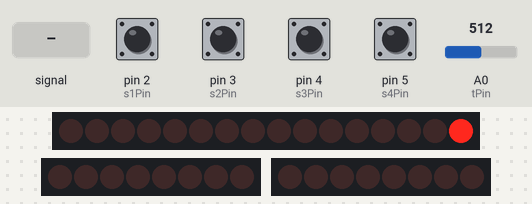
Bench run of a sketch on a simulated Arduino Uno, built with avr-gcc and run on an emulated ATmega328P. Shown: 16 shift-register outputs drawn as a row of LEDs (first output left, lit = HIGH), 2 × 8 shift-register outputs drawn as a row of LEDs (first output left, lit = HIGH). Wiring (inferred from the names in the program): 2 × shift register (74HC595): data pin 11; shift clock pin 13; latch pin 12; 2 × shift register (74HC595): data pin 10, shift clock pin 9 / data pin 8, shift clock pin 7. Wiring (inferred from the signals the program sends): 3 × row of LEDs: on Q0, Q1, Q2, Q3, Q4, Q5, Q6, Q7, Q8, Q9, Q10, Q11, Q12, Q13, Q14, Q15 / on Q0, Q1, Q2, Q3, Q4, Q5, Q6, Q7 / on Q0, Q1, Q2, Q3, Q4, Q5, Q6, Q7. The inputs (shaded band) are chosen by the test bench; at power-on: pin 2 (s1Pin), pin 3 (s2Pin), pin 4 (s3Pin), pin 5 (s4Pin) HIGH, A0 (tPin) = 512. Random numbers use the default seed unless the sketch sets one.

Above: at 1.2 s.
1.3 s: A0 (tPin) fed a 2 Hz sine of ±306 counts around its level
At 1.75 s:
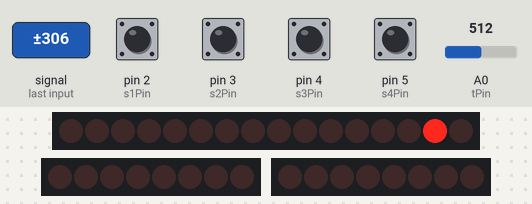
3.5 s: pin 3 (s2Pin) pulled LOW for 0.15 s
At 3.9 s:
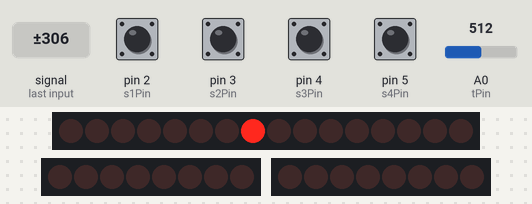
4.2 s: pin 4 (s3Pin) pulled LOW for 0.15 s
4.9 s: pin 5 (s4Pin) pulled LOW for 0.15 s
At 5.4 s:
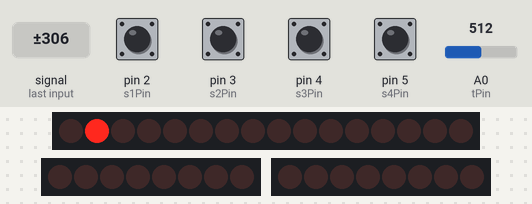
5.6 s: pin 2 (s1Pin) pulled LOW for 0.15 s
At 6.18 s:
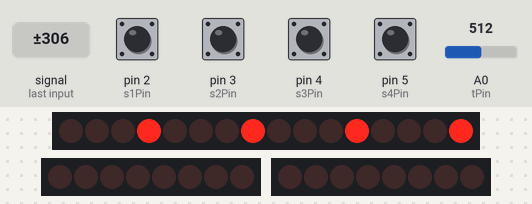
6.3 s: pin 2 (s1Pin) pulled LOW for 1 s
At 7.5 s:
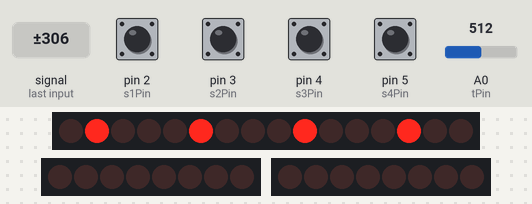
Timing chart, 0 to 9.3 s (numbered marks = the images above; inputs shaded):
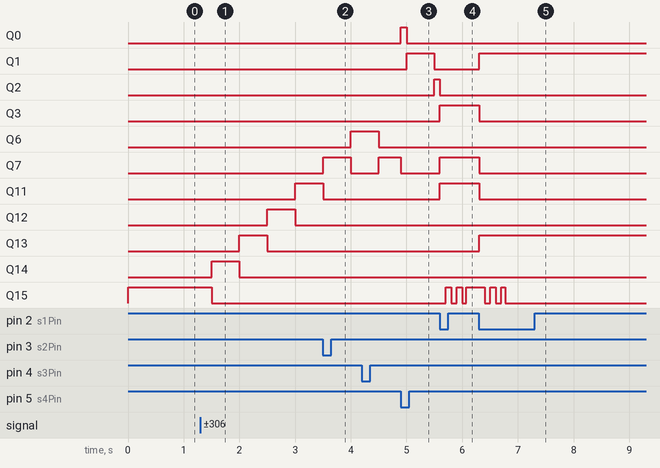

The sketch:

01_PULSE.ino
```cpp
//
// PULSE
// Shelfisizer 2019, Module 1
//
// 4-voice, 16-step pulse sequencer for
// modular synth triggering by arduino
// clocked with external input.
//
// rld, I<3DM, 5.19
//
// sequencer uses 16 LEDs as a 7-view interface
// controlled by 4 momentary switches and a clock pulse in.
//
// assumes:
// 4 buttons and a 'clock' pin (INPUT).
// 16 stage leds (via 2x74HC595) and 4 trigger leds (OUTPUT).
// inputs and outputs are split to banana jacks for wiring.
//

const boolean db = false; // debug state

// pins:
const int latchPin = 12; // shift register latch
const int clockPin = 13; // shift register clock
const int dataPin = 11; // shift register data
const int s1Pin = 2; // button input 1
const int s2Pin = 3; // button input 2
const int s3Pin = 4; // button input 3
const int s4Pin = 5; // button input 4
const int tPin = A0; // input pin for external pulses
//const int tPin = 6; // input pin for external pulses
const int aPin = 7; // output for sequence A pulses
const int bPin = 8; // output for sequence B pulses
const int cPin = 9; // output for sequence C pulses
const int dPin = 10; // output for sequence D pulses

const int aThresh = 512; // analog voltage threshold for pulse input

// sequencer:
char sptr = 0; // sequence ptr
byte seqstart = 0; // sequence start
byte seqend = 15; // sequence end
byte led1 = 0; // first 8 lights
byte led2 = 0; // second 8 lights

// initial sequences:
//unsigned int s1 = 0b1000100010001000;
//unsigned int s2 = 0b0010001000100010;
//unsigned int s3 = 0b1100110001000010;
//unsigned int s4 = 0b0010001110100001;
boolean seqA[] = {1, 0, 0, 0, 1, 0, 0, 0, 1, 0, 0, 0, 1, 0, 0, 0};
boolean seqB[] = {0, 0, 1, 0, 0, 0, 1, 0, 0, 0, 1, 0, 0, 0, 1, 0};
boolean seqC[] = {1, 1, 0, 0, 1, 1, 0, 0, 0, 1, 0, 0, 0, 0, 1, 0};
boolean seqD[] = {0, 0, 1, 0, 0, 0, 1, 1, 1, 0, 1, 0, 0, 0, 0, 1};

// pulse output pins
const int ptime = 100; // pulse high time
int Ap = 0; // pulse state for sequence A
int Bp = 0; // pulse state for sequence B
int Cp = 0; // pulse state for sequence C
int Dp = 0; // pulse state for sequence D

// view:
// 0 = sequence position
// 1-4 = sequence bank A-D
// 5 = sequence start
// 6 = sequence end
byte view = 0;
byte NUMVIEWS = 6;
// old button / trigger states:
boolean s1_o = 0;
boolean s2_o = 0;
boolean s3_o = 0;
boolean s4_o = 0;
boolean t_o = 0;

char crsr = 0; // current "cursor" for sequence editing
char dir = 1; // direction of sequencer
int cp = 0; // cursor blink state
const int crsrtime = 1000; // cursor blink time

// see tabs for routines...
```

funcs.ino
```cpp
// ...helper functions...

//
// shift out any byte to a 2-byte shift register
// (view 0, 5, 6):
//
void shiftByte(byte _ptr)
{
  led1 = 0;
  led2 = 0;
  if (_ptr < 8) {
    bitSet(led1, _ptr);
  }
  else {
    bitSet(led2, _ptr - 8);
  }
  updateShiftRegister(led1, led2);
}

//
// shift out an array to a 2-byte shift register
// (view 1-4):
//
void shiftArray(boolean s[], int n)
{
  led1 = 0;
  led2 = 0;
  int i;
  for (i = 0; i < n; i++)
  {
    if (i < 8) {
      if (i == crsr && cp > 0) {
        bitWrite(led1, i, millis() % 200 > 100);
        cp--;
      }
      else bitWrite(led1, i, s[i]);
    }
    else {
      if (i == crsr && cp > 0) {
        bitWrite(led2, i - 8, millis() % 200 > 100);
        cp--;
      }
      else bitWrite(led2, i - 8, s[i]);
    }
  }

  updateShiftRegister(led1, led2);
}

//
// pulse outputs:
//
void updateOutputPins()
{
  // update output pins
  digitalWrite(aPin, Ap > 0);
  digitalWrite(bPin, Bp > 0);
  digitalWrite(cPin, Cp > 0);
  digitalWrite(dPin, Dp > 0);
  Ap--;
  Bp--;
  Cp--;
  Dp--;
}

//
// update shift register LEDs:
//
void updateShiftRegister(byte _l1, byte _l2)
{
  digitalWrite(latchPin, LOW);
  shiftOut(dataPin, clockPin, LSBFIRST, _l1);
  shiftOut(dataPin, clockPin, LSBFIRST, _l2);
  digitalWrite(latchPin, HIGH);
}

//
// debug routine:
//

void debug(int _a, int _b, int _c, int _d, int _e)
{
  Serial.print(_a);
  Serial.print(" ");
  Serial.print(_b);
  Serial.print(" ");
  Serial.print(_c);
  Serial.print(" ");
  Serial.print(_d);
  Serial.print(" ");
  Serial.println(_e);
}
```

main.ino
```cpp
// ...main functions...

//
// setup:
//
void setup()
{
  // establish pin states:
  pinMode(latchPin, OUTPUT);
  pinMode(dataPin, OUTPUT);
  pinMode(clockPin, OUTPUT);
  pinMode(s1Pin, INPUT_PULLUP);
  pinMode(s2Pin, INPUT_PULLUP);
  pinMode(s3Pin, INPUT_PULLUP);
  pinMode(s4Pin, INPUT_PULLUP);
  pinMode(tPin, INPUT);
  pinMode(aPin, OUTPUT);
  pinMode(bPin, OUTPUT);
  pinMode(cPin, OUTPUT);
  pinMode(dPin, OUTPUT);
  if (db) Serial.begin(9600); // launch serial only on debug
}

//
// main loop:
//
void loop()
{
  // read input pins:
  boolean s1 = !digitalRead(s1Pin); // read button 1
  boolean s2 = !digitalRead(s2Pin); // read button 2
  boolean s3 = !digitalRead(s3Pin); // read button 3
  boolean s4 = !digitalRead(s4Pin); // read button 4
  int f = analogRead(tPin); // read the trigger input (ANALOG)
  if (db) Serial.println(f);
  boolean t = f > aThresh; // is the trigger voltage above the threshold
  //boolean t = digitalRead(tPin);

  if (db) debug(s1, s2, s3, s4, t); // debug

  // buttons:

  // S1: CHANGE "VIEW"
  if (s1 == 1 & s1_o == 0)
  {
    view = (view + 1) % (NUMVIEWS + 1);
    if (view == 5) crsr = seqstart;
    else if (view == 6) crsr = seqend;
    else crsr = 0; // reset cursor
    cp = crsrtime;
  }
  s1_o = s1;

  // S2: CURSOR "UP"
  if (s2 == 1 & s2_o == 0)
  {
    crsr--;
    cp = crsrtime;
    if (crsr < 0) crsr = 15;
    if (view == 0) sptr = random(seqstart, seqend + 1);
    else if (view == 5) seqstart = crsr;
    else if (view == 6) seqend = crsr;
  }
  s2_o = s2;

  // S3: CURSOR "DOWN"
  if (s3 == 1 & s3_o == 0)
  {
    crsr++;
    cp = crsrtime;
    if (crsr > 15) crsr = 0;
    if (view == 0) dir = dir * -1;
    else if (view == 5) seqstart = crsr;
    else if (view == 6) seqend = crsr;
  }
  s3_o = s3;

  // S4: "SELECT" VALUE
  if (s4 == 1 & s4_o == 0)
  {
    if (view == 0) sptr = dir > 0 ? seqstart : seqend; // reset clock
    else if (view == 1) seqA[crsr] = !seqA[crsr];
    else if (view == 2) seqB[crsr] = !seqB[crsr];
    else if (view == 3) seqC[crsr] = !seqC[crsr];
    else if (view == 4) seqD[crsr] = !seqD[crsr];
    else if (view == 5) seqstart = 0; // reset
    else if (view == 6) seqend = 15; // reset
  }
  s4_o = s4;

  updateOutputPins(); // fire triggers

  // fire shift registers (LEDs):
  if (view == 0) shiftByte(sptr);
  else if (view == 1) shiftArray(seqA, 16);
  else if (view == 2) shiftArray(seqB, 16);
  else if (view == 3) shiftArray(seqC, 16);
  else if (view == 4) shiftArray(seqD, 16);
  else if (view == 5) shiftByte(seqstart);
  else if (view == 6) shiftByte(seqend);

  // T: CLOCK
  if (t == 1 & t_o == 0)
  {
    sptr += dir;
    if (dir == 1 && sptr > seqend)
    {
      if (seqend >= seqstart) sptr = seqstart;
      else if (sptr < seqstart) sptr = seqstart;
    }
    if (dir == -1 && sptr < seqstart)
    {
      if (seqstart <= seqend) sptr = seqend;
      else if (sptr > seqend) sptr = seqend;
    }
    if (sptr > 15) sptr = 0; // wrap
    if (sptr < 0) sptr = 15; // wrap
    //sptr = (sptr + 1) % 16; // increment sequence

    // pull triggers high:
    Ap = seqA[sptr] * ptime;
    Bp = seqB[sptr] * ptime;
    Cp = seqC[sptr] * ptime;
    Dp = seqD[sptr] * ptime;
  }
  t_o = t;

}
```

Measured:
- after the input at 1.3 s, Q11: LOW → HIGH after 1.7 s; Q12: LOW → HIGH after 1.2 s, → LOW 0.50 s later; Q13: LOW → HIGH after 0.70 s, → LOW 0.50 s later; Q14: LOW → HIGH after 0.20 s, → LOW 0.50 s later; Q15: HIGH → LOW after 0.20 s
- after the input at 6.3 s, Q1, Q13: LOW → HIGH at once; Q3, Q7, Q11: HIGH → LOW at once; Q15: alternates HIGH for 0.08 s and LOW for 0.10 s, 5 changes in all, then stays LOW, starting after 0.10 s
